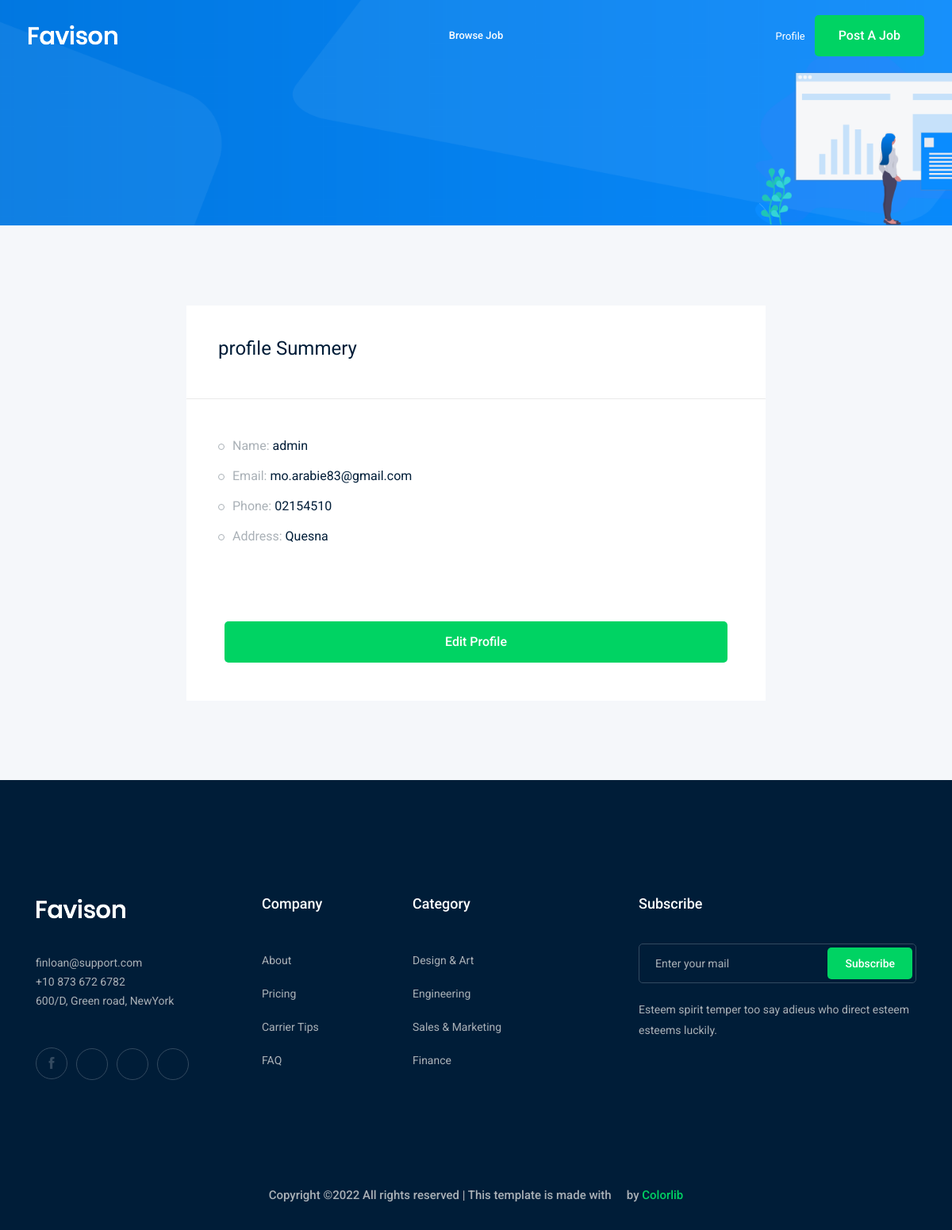
The app's page /accounts/profile (signed in) with its own data.
### accounts/models.py (models this page shows)
class Profile (models.Model):
    user=models.OneToOneField(User,related_name=("user_profile"), on_delete=models.CASCADE)
    city=models.ForeignKey('City', related_name=("city"), on_delete=models.CASCADE, null=True ,blank=True)
    phone=models.CharField( max_length=15)
    img=models.ImageField(upload_to='profile/' )
    def __str__(self):
        return str(self.user)

class City (models.Model):
    name=models.CharField( max_length=50)
    def __str__(self):
        return str(self.name)

### accounts/views.py (the view)
# urls.py: path('profile',profile , name="profile"),
def profile(request):
    profile=Profile.objects.get(user=request.user)
    return render (request,'accounts/profile.html',{'profile':profile})

### accounts/templates/accounts/profile.html (shortened to what this page needs)
{% extends "base.html" %}
{% load bootstrap4 %}
{% block body %}
    <div class="bradcam_area bradcam_bg_1">
        <div class="container">
            <div class="row">
                <div class="col-xl-12">
                </div>
            </div>
        </div>
    </div>
    <div class="job_details_area">
        <div class="container">
            <div class="row">
                <div class="col-lg-8 mx-auto">
                    <div class="job_sumary">
                        <div class="summery_header">
                            <h3>profile Summery</h3>
                        </div>
                        <div class="job_content">
                            <ul>
                                <li>Name: <span>{{profile}}</span></li>
                                <li>Email: <span>{{profile.user.email}}</span></li>
                                <li>Phone: <span>{{profile.phone}}</span></li>
                                <li>Address: <span>{{profile.city}}</span></li>
                            </ul>
                        </div>
                        <div class="p-5">
                            <a class="boxed-btn3 w-100" href="{% url 'accounts:profile_edit' %}" >Edit profile</a>
                        </div>
                    </div>
                </div>
            </div>
        </div>
    </div>
    {% endblock body %}

### records on screen
Profile: user.username "admin", user.email "mo.arabie83@gmail.com", phone "02154510", city "Quesna"
